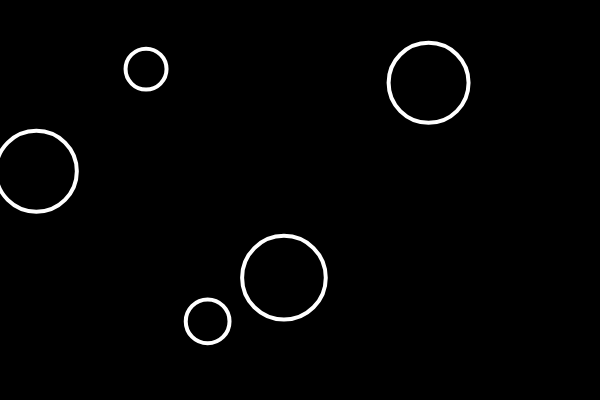
Frame 1 (no input)
Frame 60 (no input): identical to frame 1, image omitted
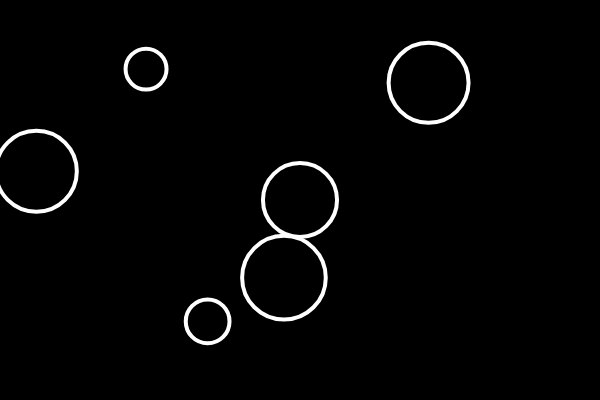
Frame 120 (the mouse pressed at the canvas centre since frame 60)

The p5.js sketch that drew these frames (run headless with seeded random() and noise() and a simulated clock; from frame 60 on, the mouse is pressed at the canvas centre):

// p5.js sketch
// ── sketch.js
let bubbles = []

// let bubbles;

function setup() {
  createCanvas(600, 400);

  for (let i = 0; i < 5; i++) {

    let x = random(width)
    let y = random(height)
    let r = random(10, 50)

    let b = new Bubble(x, y, r)

    bubbles.push(b)
  }
}

function draw() {
  background(0);

  for (let i = 0; i < bubbles.length; i++) {
    bubbles[i].show();
    // bubbles[i].move()
  }
}

function mousePressed() {

  for (let i = 0; i < bubbles.length; i++) {
    bubbles[i].clicked(mouseX, mouseY)
  }

}


function mousePressed(){
  let r = random(10,50)

  let b = new Bubble(mouseX,mouseY,r)

  bubbles.push(b)

}

class Bubble {
  constructor(x, y, r) {
    this.x = x;
    this.y = y;
    this.r = r;
    this.brightness = 0
  }

  move() {
    this.x = this.x + random(-5, 5)
    this.y = this.y + random(-5, 5)
  }

  clicked(px, py) {
    //判断是否在泡泡里面点击
    // 使用dist() 方法，可以计算两点之间的距离，获取4个参数，x1,y1,x2,y2，
    //根据两点之间的距离与这个气泡半径的对比，就能得出是否在气泡内


    let d = dist(px, py, this.x, this.y)
    if (d < this.r) {
      this.brightness = 255
    }
  }

  show() {
    stroke(255)
    strokeWeight(4)
    fill(this.brightness, 125)
    ellipse(this.x, this.y, this.r * 2)
  }

}
